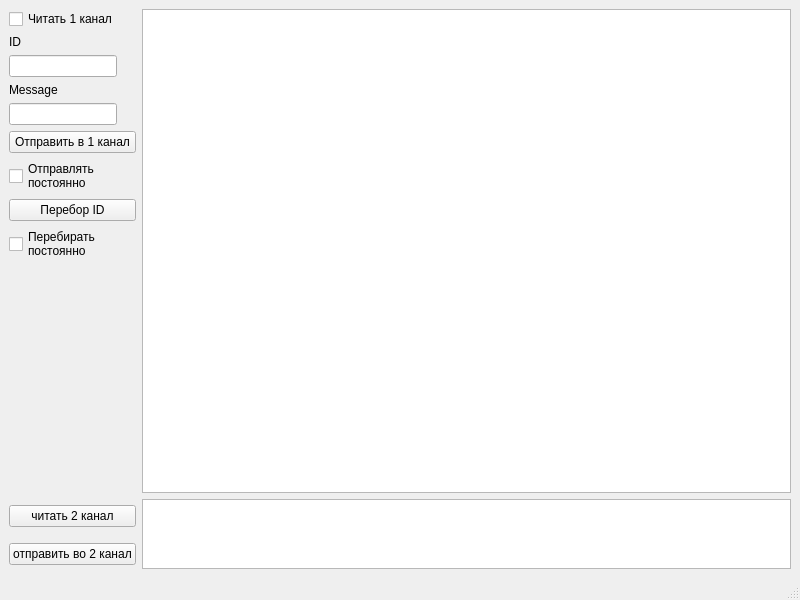
<?xml version="1.0" encoding="UTF-8"?>
<ui version="4.0">
 <class>MainWindow</class>
 <widget class="QMainWindow" name="MainWindow">
  <property name="geometry">
   <rect>
    <x>0</x>
    <y>0</y>
    <width>800</width>
    <height>600</height>
   </rect>
  </property>
  <property name="windowTitle">
   <string>MainWindow</string>
  </property>
  <widget class="QWidget" name="centralwidget">
   <layout class="QGridLayout" name="gridLayout">
    <item row="3" column="0">
     <widget class="QLabel" name="label_2">
      <property name="sizePolicy">
       <sizepolicy hsizetype="Preferred" vsizetype="Maximum">
        <horstretch>0</horstretch>
        <verstretch>0</verstretch>
       </sizepolicy>
      </property>
      <property name="text">
       <string>Message</string>
      </property>
     </widget>
    </item>
    <item row="2" column="0">
     <widget class="QLineEdit" name="ID_le">
      <property name="sizePolicy">
       <sizepolicy hsizetype="Maximum" vsizetype="Fixed">
        <horstretch>0</horstretch>
        <verstretch>0</verstretch>
       </sizepolicy>
      </property>
     </widget>
    </item>
    <item row="0" column="0">
     <widget class="QCheckBox" name="read1_chbox">
      <property name="text">
       <string>Читать 1 канал</string>
      </property>
     </widget>
    </item>
    <item row="13" column="0">
     <widget class="QPushButton" name="send2_btn">
      <property name="text">
       <string>отправить во 2 канал</string>
      </property>
     </widget>
    </item>
    <item row="0" column="1" rowspan="10">
     <widget class="QTextBrowser" name="textBrowser_1">
      <property name="sizePolicy">
       <sizepolicy hsizetype="Minimum" vsizetype="Expanding">
        <horstretch>0</horstretch>
        <verstretch>0</verstretch>
       </sizepolicy>
      </property>
     </widget>
    </item>
    <item row="12" column="0">
     <widget class="QPushButton" name="read2_btn">
      <property name="text">
       <string>читать 2 канал</string>
      </property>
     </widget>
    </item>
    <item row="12" column="1" rowspan="2">
     <widget class="QTextBrowser" name="textBrowser_2"/>
    </item>
    <item row="1" column="0">
     <widget class="QLabel" name="label">
      <property name="sizePolicy">
       <sizepolicy hsizetype="Preferred" vsizetype="Maximum">
        <horstretch>0</horstretch>
        <verstretch>0</verstretch>
       </sizepolicy>
      </property>
      <property name="text">
       <string>ID</string>
      </property>
     </widget>
    </item>
    <item row="4" column="0">
     <widget class="QLineEdit" name="data_le">
      <property name="sizePolicy">
       <sizepolicy hsizetype="Maximum" vsizetype="Fixed">
        <horstretch>0</horstretch>
        <verstretch>0</verstretch>
       </sizepolicy>
      </property>
     </widget>
    </item>
    <item row="5" column="0">
     <widget class="QPushButton" name="send1_btn">
      <property name="text">
       <string>Отправить в 1 канал</string>
      </property>
     </widget>
    </item>
    <item row="6" column="0">
     <widget class="QCheckBox" name="send_chbox">
      <property name="text">
       <string>Отправлять
постоянно</string>
      </property>
     </widget>
    </item>
    <item row="7" column="0">
     <widget class="QPushButton" name="periodic_change_btn">
      <property name="text">
       <string>Перебор ID</string>
      </property>
     </widget>
    </item>
    <item row="8" column="0">
     <widget class="QCheckBox" name="periodic_change_id_chbox">
      <property name="text">
       <string>Перебирать
постоянно</string>
      </property>
     </widget>
    </item>
   </layout>
  </widget>
  <widget class="QStatusBar" name="statusbar"/>
 </widget>
 <resources/>
 <connections/>
</ui>
